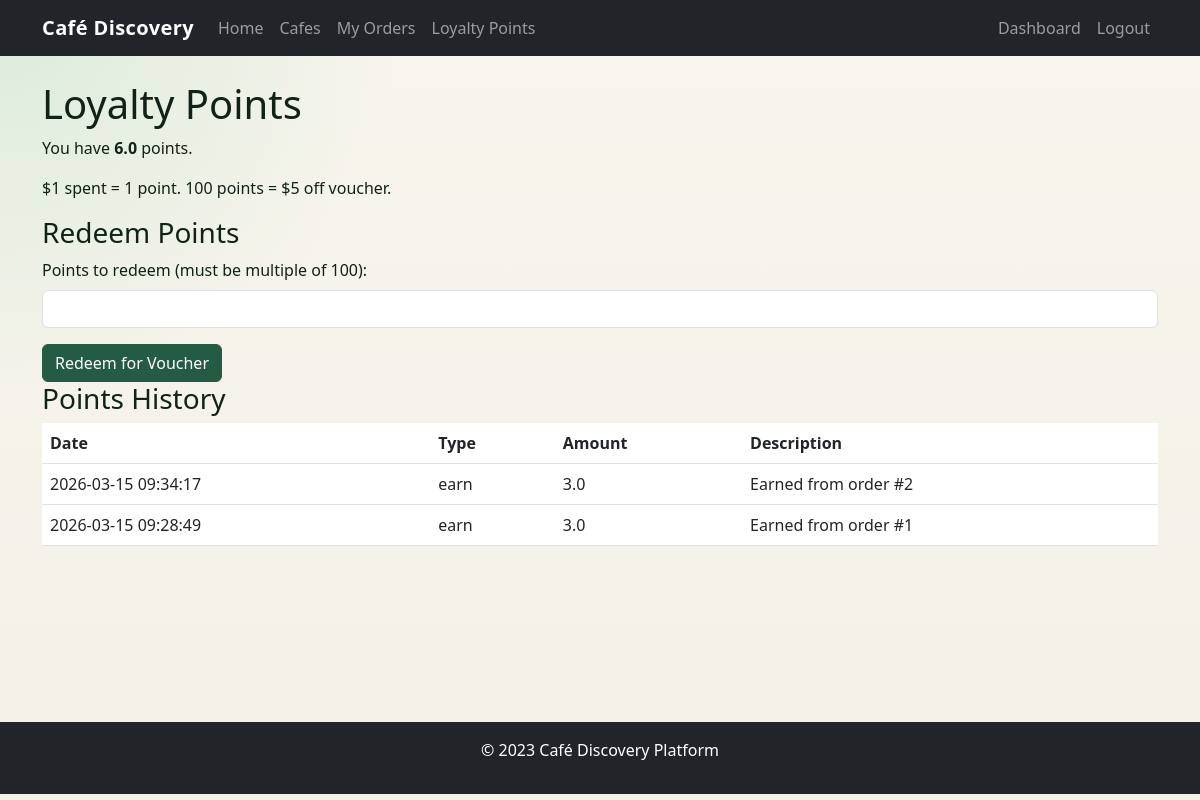
/loyalty, run on an earlier commit of the app's database.
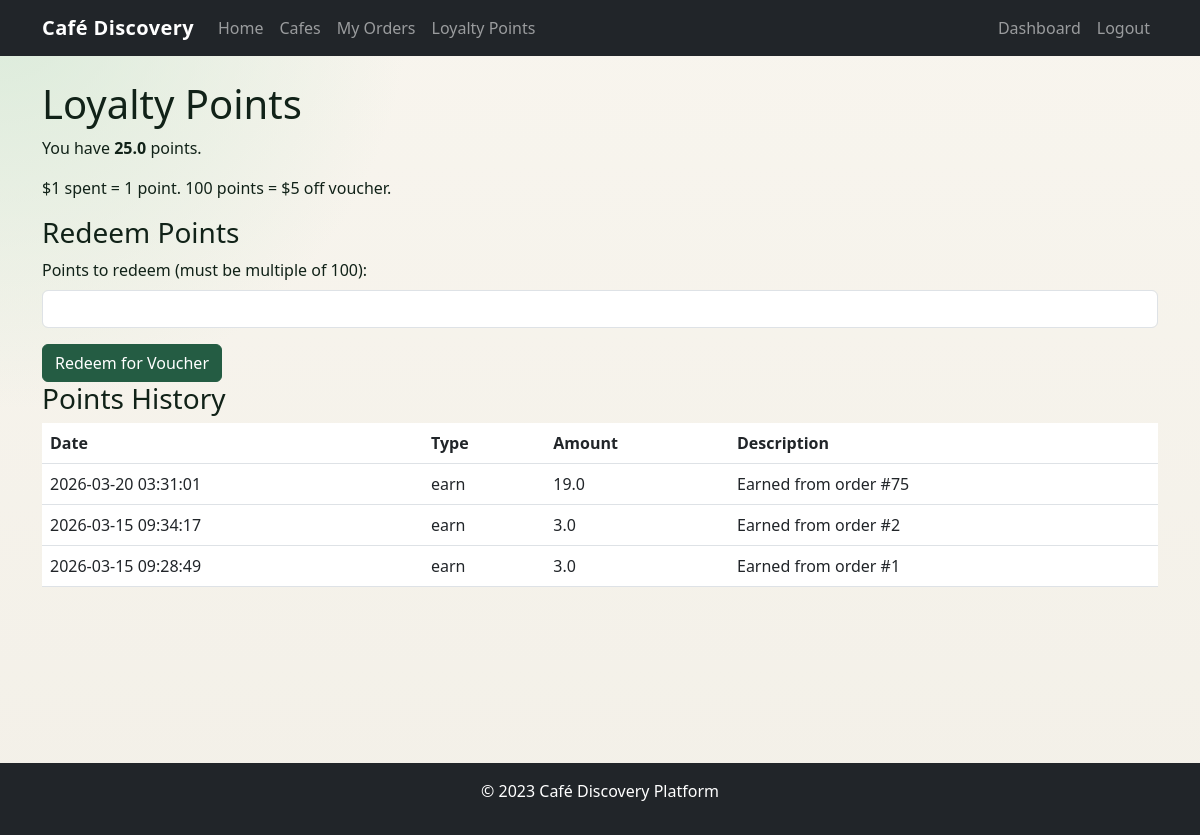
And on a later commit of the database.
### app/models/point.py (models this page shows)
class Point(Base):
    __tablename__ = "points"
    id = Column(Integer, primary_key=True, index=True)
    user_id = Column(Integer, ForeignKey("users.id"))
    amount = Column(Float)  # positive for earn, negative for redeem
    transaction_type = Column(String)  # earn, redeem
    description = Column(String)
    created_at = Column(DateTime(timezone=True), server_default=func.now())
    user = relationship("User")

### main.py (the view)
@app.get("/loyalty", response_class=HTMLResponse)
async def loyalty(request: Request, current_user: User = Depends(get_current_user_optional), db: Session = Depends(get_db)):
    if not current_user or current_user.role != 'customer':
        return RedirectResponse(url="/login", status_code=302)
    points = db.query(Point).filter(Point.user_id == current_user.id).order_by(Point.created_at.desc()).all()
    points_balance = sum(p.amount for p in points)
    return templates.TemplateResponse("loyalty.html", {"request": request, "points": points, "points_balance": points_balance, "current_user": current_user})

### app/templates/loyalty.html (shortened to what this page needs)
{% extends "base.html" %}
{% block content %}
<h1>Loyalty Points</h1>
<p>You have <strong>{{ points_balance }}</strong> points.</p>
<p>$1 spent = 1 point. 100 points = $5 off voucher.</p>
<h3>Redeem Points</h3>
<form method="post" action="/redeem">
    <div class="mb-3">
        <label for="points" class="form-label">Points to redeem (must be multiple of 100):</label>
        <input type="number" class="form-control" id="points" name="points" min="100" step="100" required>
    </div>
    <button type="submit" class="btn btn-primary">Redeem for Voucher</button>
</form>
<h3>Points History</h3>
{% if points %}
<table class="table">
    <thead>
        <tr>
            <th>Date</th>
            <th>Type</th>
            <th>Amount</th>
            <th>Description</th>
        </tr>
    </thead>
    <tbody>
        {% for point in points %}
        <tr>
            <td>{{ point.created_at }}</td>
            <td>{{ point.transaction_type }}</td>
            <td>{{ point.amount }}</td>
            <td>{{ point.description }}</td>
        </tr>
        {% endfor %}
    </tbody>
</table>
{% else %}
<p>No points history yet.</p>
{% endif %}
{% endblock %}

What changed in the data, as far as the page shows it:
added Point: created_at "2026-03-20 03:31:01", transaction_type "earn", amount "19.0", description "Earned from order #75"
Also different on the page:
{{ points_balance }}: "6.0" → "25.0"
